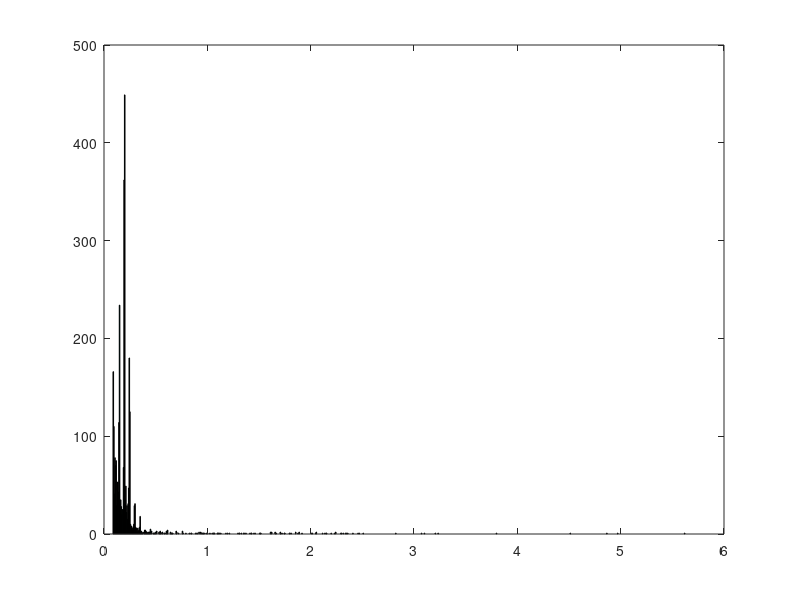

This chart was generated by the following MATLAB code:
dT1 = load('delayedTriggers.mat')
dT2 = load('delayedTriggers2.mat')
dT3 = load('delayedTriggers3.mat')

hist([dT1.elapsedTimes dT2.elapsedTimes dT3.elapsedTimes]*1000,1000)

